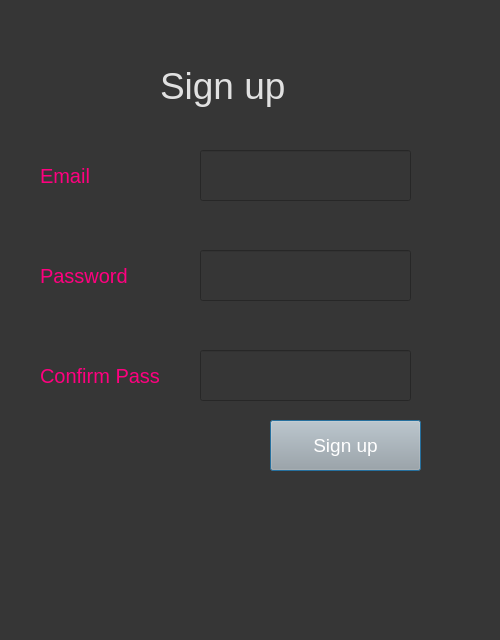
<?xml version="1.0" encoding="UTF-8"?>
<ui version="4.0">
 <class>Dialog</class>
 <widget class="QDialog" name="Dialog">
  <property name="geometry">
   <rect>
    <x>0</x>
    <y>0</y>
    <width>500</width>
    <height>640</height>
   </rect>
  </property>
  <property name="windowTitle">
   <string>Dialog</string>
  </property>
  <property name="styleSheet">
   <string notr="true">background-color: rgb(54, 54, 54);</string>
  </property>
  <widget class="QLabel" name="label">
   <property name="geometry">
    <rect>
     <x>160</x>
     <y>50</y>
     <width>171</width>
     <height>71</height>
    </rect>
   </property>
   <property name="styleSheet">
    <string notr="true">color:rgb(225, 225, 225); font-size:28pt;</string>
   </property>
   <property name="text">
    <string>Sign up</string>
   </property>
  </widget>
  <widget class="QLabel" name="label_2">
   <property name="geometry">
    <rect>
     <x>40</x>
     <y>160</y>
     <width>101</width>
     <height>31</height>
    </rect>
   </property>
   <property name="styleSheet">
    <string notr="true">font-size:15pt; color:rgb(255, 0, 127)</string>
   </property>
   <property name="text">
    <string>Email</string>
   </property>
  </widget>
  <widget class="QLineEdit" name="email">
   <property name="geometry">
    <rect>
     <x>200</x>
     <y>150</y>
     <width>211</width>
     <height>51</height>
    </rect>
   </property>
   <property name="styleSheet">
    <string notr="true">font-size:14pt; color:rgb(243, 243, 243)</string>
   </property>
  </widget>
  <widget class="QLineEdit" name="password">
   <property name="geometry">
    <rect>
     <x>200</x>
     <y>250</y>
     <width>211</width>
     <height>51</height>
    </rect>
   </property>
   <property name="styleSheet">
    <string notr="true">font-size:14pt; color:rgb(243, 243, 243)</string>
   </property>
   <property name="text">
    <string/>
   </property>
  </widget>
  <widget class="QLabel" name="label_3">
   <property name="geometry">
    <rect>
     <x>40</x>
     <y>260</y>
     <width>111</width>
     <height>31</height>
    </rect>
   </property>
   <property name="styleSheet">
    <string notr="true">font-size:15pt; color:rgb(255, 0, 127)</string>
   </property>
   <property name="text">
    <string>Password</string>
   </property>
  </widget>
  <widget class="QPushButton" name="signupbutton">
   <property name="geometry">
    <rect>
     <x>270</x>
     <y>420</y>
     <width>151</width>
     <height>51</height>
    </rect>
   </property>
   <property name="styleSheet">
    <string notr="true">background-color: rgb(167, 168, 167); font-size:14pt; color:rgb(255, 255, 255)</string>
   </property>
   <property name="text">
    <string>Sign up</string>
   </property>
  </widget>
  <widget class="QLineEdit" name="confirmpass">
   <property name="geometry">
    <rect>
     <x>200</x>
     <y>350</y>
     <width>211</width>
     <height>51</height>
    </rect>
   </property>
   <property name="styleSheet">
    <string notr="true">font-size:14pt; color:rgb(243, 243, 243)</string>
   </property>
   <property name="text">
    <string/>
   </property>
  </widget>
  <widget class="QLabel" name="label_4">
   <property name="geometry">
    <rect>
     <x>40</x>
     <y>360</y>
     <width>151</width>
     <height>31</height>
    </rect>
   </property>
   <property name="styleSheet">
    <string notr="true">font-size:15pt; color:rgb(255, 0, 127)</string>
   </property>
   <property name="text">
    <string>Confirm Pass</string>
   </property>
  </widget>
  <widget class="QLabel" name="status_label">
   <property name="geometry">
    <rect>
     <x>20</x>
     <y>420</y>
     <width>231</width>
     <height>41</height>
    </rect>
   </property>
   <property name="styleSheet">
    <string notr="true">font-size:14pt; color:rgb(255, 0, 0)</string>
   </property>
   <property name="text">
    <string/>
   </property>
  </widget>
 </widget>
 <resources/>
 <connections/>
</ui>
